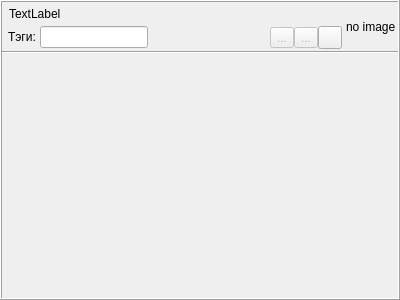
<?xml version="1.0" encoding="UTF-8"?>
<ui version="4.0">
 <class>FileWidget</class>
 <widget class="QWidget" name="FileWidget">
  <property name="geometry">
   <rect>
    <x>0</x>
    <y>0</y>
    <width>400</width>
    <height>300</height>
   </rect>
  </property>
  <property name="mouseTracking">
   <bool>true</bool>
  </property>
  <property name="windowTitle">
   <string>Form</string>
  </property>
  <layout class="QVBoxLayout" name="verticalLayout">
   <property name="spacing">
    <number>0</number>
   </property>
   <property name="leftMargin">
    <number>0</number>
   </property>
   <property name="topMargin">
    <number>0</number>
   </property>
   <property name="rightMargin">
    <number>0</number>
   </property>
   <property name="bottomMargin">
    <number>0</number>
   </property>
   <item>
    <widget class="QFrame" name="frame">
     <property name="frameShape">
      <enum>QFrame::Box</enum>
     </property>
     <property name="frameShadow">
      <enum>QFrame::Raised</enum>
     </property>
     <layout class="QVBoxLayout" name="verticalLayout_3">
      <property name="spacing">
       <number>0</number>
      </property>
      <property name="leftMargin">
       <number>0</number>
      </property>
      <property name="topMargin">
       <number>0</number>
      </property>
      <property name="rightMargin">
       <number>0</number>
      </property>
      <property name="bottomMargin">
       <number>0</number>
      </property>
      <item>
       <widget class="QWidget" name="headGroup" native="true">
        <layout class="QHBoxLayout" name="horizontalLayout_2">
         <property name="spacing">
          <number>4</number>
         </property>
         <property name="leftMargin">
          <number>2</number>
         </property>
         <property name="topMargin">
          <number>2</number>
         </property>
         <property name="rightMargin">
          <number>2</number>
         </property>
         <property name="bottomMargin">
          <number>2</number>
         </property>
         <item>
          <layout class="QVBoxLayout" name="verticalLayout_2">
           <property name="spacing">
            <number>2</number>
           </property>
           <item>
            <layout class="QHBoxLayout" name="horizontalLayout_3">
             <property name="spacing">
              <number>0</number>
             </property>
             <property name="rightMargin">
              <number>0</number>
             </property>
             <property name="bottomMargin">
              <number>0</number>
             </property>
             <item>
              <widget class="QLabel" name="nameLabel">
               <property name="text">
                <string>TextLabel</string>
               </property>
               <property name="indent">
                <number>5</number>
               </property>
              </widget>
             </item>
             <item>
              <spacer name="horizontalSpacer_2">
               <property name="orientation">
                <enum>Qt::Horizontal</enum>
               </property>
               <property name="sizeHint" stdset="0">
                <size>
                 <width>40</width>
                 <height>20</height>
                </size>
               </property>
              </spacer>
             </item>
            </layout>
           </item>
           <item>
            <layout class="QHBoxLayout" name="layuot">
             <property name="spacing">
              <number>0</number>
             </property>
             <property name="leftMargin">
              <number>0</number>
             </property>
             <property name="rightMargin">
              <number>0</number>
             </property>
             <item>
              <widget class="QWidget" name="tagsPanel" native="true">
               <layout class="QHBoxLayout" name="horizontalLayout_5">
                <property name="spacing">
                 <number>0</number>
                </property>
                <property name="leftMargin">
                 <number>0</number>
                </property>
                <property name="topMargin">
                 <number>0</number>
                </property>
                <property name="rightMargin">
                 <number>0</number>
                </property>
                <property name="bottomMargin">
                 <number>0</number>
                </property>
               </layout>
              </widget>
             </item>
             <item>
              <widget class="QWidget" name="tagEditPanel" native="true">
               <property name="sizePolicy">
                <sizepolicy hsizetype="Preferred" vsizetype="Fixed">
                 <horstretch>0</horstretch>
                 <verstretch>0</verstretch>
                </sizepolicy>
               </property>
               <layout class="QHBoxLayout" name="horizontalLayout">
                <property name="spacing">
                 <number>0</number>
                </property>
                <property name="leftMargin">
                 <number>0</number>
                </property>
                <property name="topMargin">
                 <number>0</number>
                </property>
                <property name="rightMargin">
                 <number>0</number>
                </property>
                <property name="bottomMargin">
                 <number>0</number>
                </property>
                <item>
                 <widget class="QLabel" name="label">
                  <property name="sizePolicy">
                   <sizepolicy hsizetype="Fixed" vsizetype="Preferred">
                    <horstretch>0</horstretch>
                    <verstretch>0</verstretch>
                   </sizepolicy>
                  </property>
                  <property name="text">
                   <string>Тэги: </string>
                  </property>
                  <property name="indent">
                   <number>4</number>
                  </property>
                 </widget>
                </item>
                <item>
                 <widget class="QLineEdit" name="tagLineEdit">
                  <property name="sizePolicy">
                   <sizepolicy hsizetype="Preferred" vsizetype="Fixed">
                    <horstretch>0</horstretch>
                    <verstretch>0</verstretch>
                   </sizepolicy>
                  </property>
                 </widget>
                </item>
               </layout>
              </widget>
             </item>
             <item>
              <widget class="QWidget" name="spacerWidget" native="true">
               <layout class="QHBoxLayout" name="horizontalLayout_6">
                <property name="spacing">
                 <number>0</number>
                </property>
                <property name="leftMargin">
                 <number>0</number>
                </property>
                <property name="topMargin">
                 <number>0</number>
                </property>
                <property name="rightMargin">
                 <number>0</number>
                </property>
                <property name="bottomMargin">
                 <number>0</number>
                </property>
                <item>
                 <spacer name="horizontalSpacer">
                  <property name="orientation">
                   <enum>Qt::Horizontal</enum>
                  </property>
                  <property name="sizeHint" stdset="0">
                   <size>
                    <width>40</width>
                    <height>20</height>
                   </size>
                  </property>
                 </spacer>
                </item>
                <item>
                 <widget class="QLabel" name="label_2">
                  <property name="sizePolicy">
                   <sizepolicy hsizetype="Fixed" vsizetype="Preferred">
                    <horstretch>0</horstretch>
                    <verstretch>0</verstretch>
                   </sizepolicy>
                  </property>
                  <property name="text">
                   <string/>
                  </property>
                  <property name="margin">
                   <number>5</number>
                  </property>
                 </widget>
                </item>
                <item>
                 <widget class="QToolButton" name="editButton">
                  <property name="enabled">
                   <bool>false</bool>
                  </property>
                  <property name="text">
                   <string>...</string>
                  </property>
                  <property name="icon">
                   <iconset resource="icons.qrc">
                    <normaloff>:/icons/icons/accessories-text-editor.png</normaloff>:/icons/icons/accessories-text-editor.png</iconset>
                  </property>
                 </widget>
                </item>
                <item>
                 <widget class="QToolButton" name="deleteButton">
                  <property name="enabled">
                   <bool>false</bool>
                  </property>
                  <property name="text">
                   <string>...</string>
                  </property>
                  <property name="icon">
                   <iconset resource="icons.qrc">
                    <normaloff>:/icons/icons/list-remove.png</normaloff>:/icons/icons/list-remove.png</iconset>
                  </property>
                 </widget>
                </item>
                <item>
                 <widget class="QToolButton" name="printButton">
                  <property name="text">
                   <string/>
                  </property>
                  <property name="icon">
                   <iconset resource="icons.qrc">
                    <normaloff>:/icons/icons/printer.png</normaloff>:/icons/icons/printer.png</iconset>
                  </property>
                 </widget>
                </item>
               </layout>
              </widget>
             </item>
            </layout>
           </item>
          </layout>
         </item>
         <item>
          <widget class="QLabel" name="miniatureLabel">
           <property name="frameShape">
            <enum>QFrame::NoFrame</enum>
           </property>
           <property name="text">
            <string>no image</string>
           </property>
          </widget>
         </item>
        </layout>
       </widget>
      </item>
      <item>
       <widget class="QWidget" name="bottomGroup" native="true">
        <layout class="QVBoxLayout" name="verticalLayout_4">
         <property name="spacing">
          <number>0</number>
         </property>
         <property name="leftMargin">
          <number>0</number>
         </property>
         <property name="topMargin">
          <number>0</number>
         </property>
         <property name="rightMargin">
          <number>0</number>
         </property>
         <property name="bottomMargin">
          <number>0</number>
         </property>
         <item>
          <widget class="Line" name="line">
           <property name="orientation">
            <enum>Qt::Horizontal</enum>
           </property>
          </widget>
         </item>
         <item>
          <widget class="QScrollArea" name="scrollArea">
           <property name="frameShape">
            <enum>QFrame::NoFrame</enum>
           </property>
           <property name="widgetResizable">
            <bool>true</bool>
           </property>
           <widget class="QWidget" name="scrollAreaWidgetContents">
            <property name="geometry">
             <rect>
              <x>0</x>
              <y>0</y>
              <width>396</width>
              <height>236</height>
             </rect>
            </property>
            <layout class="QGridLayout" name="gridLayout_2">
             <property name="leftMargin">
              <number>0</number>
             </property>
             <property name="topMargin">
              <number>0</number>
             </property>
             <property name="rightMargin">
              <number>0</number>
             </property>
             <property name="bottomMargin">
              <number>0</number>
             </property>
             <property name="spacing">
              <number>0</number>
             </property>
             <item row="0" column="0">
              <widget class="QLabel" name="imageLabel">
               <property name="text">
                <string/>
               </property>
              </widget>
             </item>
            </layout>
           </widget>
          </widget>
         </item>
        </layout>
       </widget>
      </item>
     </layout>
    </widget>
   </item>
  </layout>
 </widget>
 <resources>
  <include location="icons.qrc"/>
 </resources>
 <connections/>
</ui>
